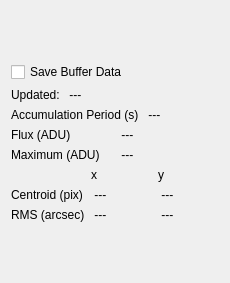
<?xml version="1.0" encoding="UTF-8"?>
<ui version="4.0">
 <class>CameraData</class>
 <widget class="QWidget" name="CameraData">
  <property name="geometry">
   <rect>
    <x>0</x>
    <y>0</y>
    <width>230</width>
    <height>283</height>
   </rect>
  </property>
  <property name="windowTitle">
   <string>Form</string>
  </property>
  <layout class="QVBoxLayout" name="verticalLayout">
   <item>
    <spacer name="verticalSpacer_2">
     <property name="orientation">
      <enum>Qt::Vertical</enum>
     </property>
     <property name="sizeHint" stdset="0">
      <size>
       <width>20</width>
       <height>20</height>
      </size>
     </property>
    </spacer>
   </item>
   <item>
    <widget class="QCheckBox" name="saveDataCheckBox">
     <property name="text">
      <string>Save Buffer Data</string>
     </property>
    </widget>
   </item>
   <item>
    <layout class="QHBoxLayout" name="horizontalLayout" stretch="0,1">
     <item>
      <widget class="QLabel" name="bufferUpdatedLabel">
       <property name="text">
        <string>Updated:</string>
       </property>
      </widget>
     </item>
     <item>
      <widget class="QLabel" name="bufferUpdatedValueLabel">
       <property name="minimumSize">
        <size>
         <width>100</width>
         <height>0</height>
        </size>
       </property>
       <property name="text">
        <string> --- </string>
       </property>
      </widget>
     </item>
    </layout>
   </item>
   <item>
    <layout class="QGridLayout" name="gridLayout_3">
     <item row="0" column="0">
      <widget class="QLabel" name="accumPeriodLabel">
       <property name="text">
        <string>Accumulation Period (s)</string>
       </property>
      </widget>
     </item>
     <item row="0" column="1">
      <widget class="QLabel" name="accumPeriodValueLabel">
       <property name="minimumSize">
        <size>
         <width>50</width>
         <height>0</height>
        </size>
       </property>
       <property name="text">
        <string> --- </string>
       </property>
      </widget>
     </item>
    </layout>
   </item>
   <item>
    <layout class="QGridLayout" name="gridLayout_2">
     <item row="0" column="0">
      <widget class="QLabel" name="fluxLabel">
       <property name="text">
        <string>Flux (ADU)</string>
       </property>
      </widget>
     </item>
     <item row="0" column="1">
      <widget class="QLabel" name="fluxValueLabel">
       <property name="minimumSize">
        <size>
         <width>50</width>
         <height>0</height>
        </size>
       </property>
       <property name="text">
        <string> --- </string>
       </property>
      </widget>
     </item>
     <item row="1" column="0">
      <widget class="QLabel" name="maxAdcLabel">
       <property name="text">
        <string>Maximum (ADU)</string>
       </property>
      </widget>
     </item>
     <item row="1" column="1">
      <widget class="QLabel" name="maxAdcValueLabel">
       <property name="minimumSize">
        <size>
         <width>50</width>
         <height>0</height>
        </size>
       </property>
       <property name="text">
        <string> --- </string>
       </property>
      </widget>
     </item>
    </layout>
   </item>
   <item>
    <layout class="QGridLayout" name="gridLayout">
     <item row="0" column="1">
      <widget class="QLabel" name="coordsXLabel">
       <property name="text">
        <string>x</string>
       </property>
      </widget>
     </item>
     <item row="1" column="0">
      <widget class="QLabel" name="centroidLabel">
       <property name="text">
        <string>Centroid (pix)</string>
       </property>
      </widget>
     </item>
     <item row="1" column="1">
      <widget class="QLabel" name="centroidXLabel">
       <property name="minimumSize">
        <size>
         <width>50</width>
         <height>0</height>
        </size>
       </property>
       <property name="text">
        <string> --- </string>
       </property>
      </widget>
     </item>
     <item row="1" column="2">
      <widget class="QLabel" name="centroidYLabel">
       <property name="minimumSize">
        <size>
         <width>50</width>
         <height>0</height>
        </size>
       </property>
       <property name="text">
        <string> --- </string>
       </property>
      </widget>
     </item>
     <item row="2" column="0">
      <widget class="QLabel" name="rmsLabel">
       <property name="text">
        <string>RMS (arcsec)</string>
       </property>
      </widget>
     </item>
     <item row="2" column="1">
      <widget class="QLabel" name="rmsXLabel">
       <property name="minimumSize">
        <size>
         <width>50</width>
         <height>0</height>
        </size>
       </property>
       <property name="text">
        <string> --- </string>
       </property>
      </widget>
     </item>
     <item row="2" column="2">
      <widget class="QLabel" name="rmsYLabel">
       <property name="minimumSize">
        <size>
         <width>50</width>
         <height>0</height>
        </size>
       </property>
       <property name="text">
        <string> --- </string>
       </property>
      </widget>
     </item>
     <item row="0" column="2">
      <widget class="QLabel" name="coordsYLabel">
       <property name="text">
        <string>y</string>
       </property>
      </widget>
     </item>
    </layout>
   </item>
   <item>
    <spacer name="verticalSpacer">
     <property name="orientation">
      <enum>Qt::Vertical</enum>
     </property>
     <property name="sizeHint" stdset="0">
      <size>
       <width>20</width>
       <height>20</height>
      </size>
     </property>
    </spacer>
   </item>
  </layout>
 </widget>
 <resources/>
 <connections/>
</ui>
